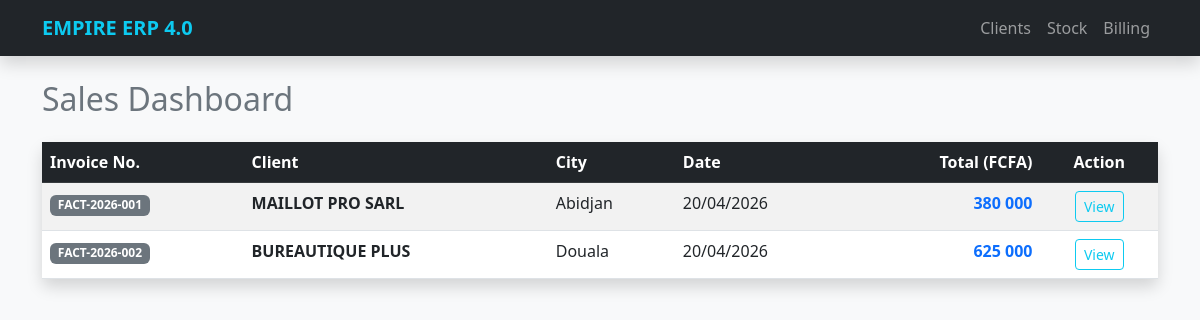
/04_ULTRA_FAST_CRUD_ARSENAL/NIVEAU_4_COMPLEXE_4_TABLES/index.php, run on the app's committed database.
### tables this page shows
CREATE TABLE commande (
    id_cmd INT AUTO_INCREMENT PRIMARY KEY,
    num_facture VARCHAR(20) UNIQUE NOT NULL,
    date_cmd DATE NOT NULL,
    id_cli INT,
    FOREIGN KEY (id_cli) REFERENCES client(id_cli) ON DELETE CASCADE
);

CREATE TABLE client (
    id_cli INT AUTO_INCREMENT PRIMARY KEY,
    code_cli VARCHAR(10) UNIQUE NOT NULL,  
    nom_cli VARCHAR(100) NOT NULL,
    ville_cli VARCHAR(50) DEFAULT 'Abidjan',
    tel_cli VARCHAR(15)
);

### 04_ULTRA_FAST_CRUD_ARSENAL/NIVEAU_4_COMPLEXE_4_TABLES/index.php (the view, shortened to what this page needs)
<?php
include 'db.php';
$sql = "SELECT c.id_cmd, c.num_facture, c.date_cmd, cl.nom_cli, cl.ville_cli,
               SUM(lc.qte * p.prix_u) as total_fcfa
        FROM commande c
        JOIN client cl ON c.id_cli = cl.id_cli
        JOIN ligne_commande lc ON c.id_cmd = lc.id_cmd
        JOIN produit p ON lc.id_prod = p.id_prod
        GROUP BY c.id_cmd";
$commandes = $pdo->query($sql)->fetchAll();
?>
<!DOCTYPE html>
<html lang="en">
<head>
    <link href="https://cdn.jsdelivr.net/npm/bootstrap@5.3.0/dist/css/bootstrap.min.css" rel="stylesheet">
</head>
<body class="bg-light">
<nav class="navbar navbar-expand-lg navbar-dark bg-dark mb-4 shadow">
    <div class="container"><a class="navbar-brand text-info fw-bold" href="index.php">EMPIRE ERP 4.0</a>
    <div class="navbar-nav">
        <a class="nav-link" href="client_gestion.php">Clients</a>
        <a class="nav-link" href="produit_gestion.php">Stock</a>
        <a class="nav-link" href="commande_gestion.php">Billing</a>
    </div></div>
</nav>
<div class="container">
    <h2 class="mb-4 text-secondary">Sales Dashboard</h2>
    <div class="card shadow border-0">
        <table class="table table-striped table-hover mb-0">
            <thead class="table-dark">
                <tr>
                    <th>Invoice No.</th>
                    <th>Client</th>
                    <th>City</th>
                    <th>Date</th>
                    <th class="text-end">Total (FCFA)</th>
                    <th class="text-center">Action</th>
                </tr>
            </thead>
            <tbody>
                <?php foreach($commandes as $cmd): ?>
                <tr>
                    <td><span class="badge bg-secondary"><?= $cmd['num_facture'] ?></span></td>
                    <td><strong><?= $cmd['nom_cli'] ?></strong></td>
                    <td><?= $cmd['ville_cli'] ?></td>
                    <td><?= date('d/m/Y', strtotime($cmd['date_cmd'])) ?></td>
                    <td class="text-end text-primary fw-bold"><?= number_format($cmd['total_fcfa'], 0, ',', ' ') ?></td>
                    <td class="text-center">
                        <a href="details_commande.php?id=<?= $cmd['id_cmd'] ?>" class="btn btn-sm btn-outline-info">View</a>
                    </td>
                </tr>
                <?php endforeach; ?>
            </tbody>
        </table>
    </div>
</div>
</body>
</html>

### data on the page
commande: num_facture "FACT-2026-001", id_cli.nom_cli "MAILLOT PRO SARL", id_cli.ville_cli "Abidjan", date_cmd "20/04/2026", total_fcfa "380 000"
commande: num_facture "FACT-2026-002", id_cli.nom_cli "BUREAUTIQUE PLUS", id_cli.ville_cli "Douala", date_cmd "20/04/2026", total_fcfa "625 000"
